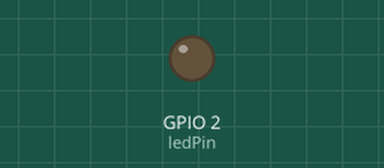
Simulated run of this sketch. Board: ESP32. Parts: output pins drawn as LEDs (lit = HIGH). WiFi joins after 1.5 s; servers stay silent unless stated; what the sketch prints to the serial monitor is not drawn.

Above: at 0.1 s.
At 2.1 s:
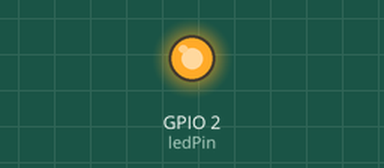
Timing chart, 0 to 3.6 s (numbered marks = the images above):
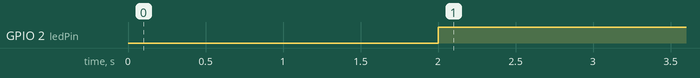

Measured:
- by itself, GPIO 2 (ledPin): LOW → HIGH at 2.0 s

The sketch:

Modul_1.ino
```cpp
#include <WiFi.h>

const char* ssid = "Waroeng MieSoeh";
const char* password = "mienyemek";
const int ledPin = 2;

void setup() {
  Serial.begin(115200);
  pinMode(ledPin, OUTPUT);

  WiFi.begin(ssid, password);
  while (WiFi.status() != WL_CONNECTED) {
    delay(1000);
    Serial.println("Connecting to WiFi...");
  }

  while (true) {
    Serial.println("Connected to WiFi");
    digitalWrite(ledPin, HIGH);
    Serial.print("Local IP: ");
    Serial.println(WiFi.localIP());
  }
}

void loop() {}
```
